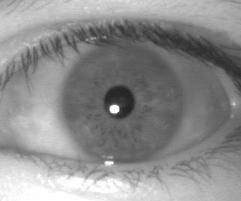
#> input picture Iris Code/test1.jpg, 241 x 201 px; its folder holds only this picture in this run
$ python norm2.py   (Python 2 division)
#> lines starting #> are read from the running program, lines starting #| are printed output that depends on the picture; after the words box and inside, x2 and y2 are one past the last pixel; in counts of white or black regions, pixels touching at a corner belong together
###########################################################
## Python Definition to extract Iris
###########################################################

## Libraies used
import cv2
import cv2.cv as cv
import numpy as np
import matplotlib.pyplot as plt

## Definitions

def get_circle(img, minR, maxR, p1, p2):

	#return the first circle
	## return first circle with
	## center near middle
	xc_l = len(img)/2 - 30
	xc_r = len(img)/2 + 30
	yc_t = len(img[0])/2 - 30
	yc_b = len(img[0])/2 + 30
	nimg = img[xc_l:xc_r, yc_t:yc_b]
	print_img(nimg,0,0,0,0)

	circles = cv2.HoughCircles(nimg, cv.CV_HOUGH_GRADIENT,1,20, param1=p1,param2=p2,minRadius=minR,maxRadius=maxR)
	circles = np.uint16(np.around(circles))

	# print xc_l,xc_r
	# print yc_t, yc_b
	# print len(circles[0])

	for cir in circles[0]:
		print cir[0],cir[1]
		cir[1] += xc_l
		cir[0] += yc_t
		return cir

def print_img(img,x,y,w,h):
	if w!=0 and h!=0:
		cv2.imshow('detected circles',img[x:x+w,y:y+h])
	else:
		cv2.imshow('detected circles',img)
	cv2.waitKey(0)
	cv2.destroyAllWindows()

def print_circle(img, cord):
	cimg	= cv2.cvtColor(img, cv2.COLOR_GRAY2BGR)

	# draw the outer circle
	# draw the center of the circle
	cv2.circle(cimg,(cord[0],cord[1]),cord[2],(0,255,0),2)
	cv2.circle(cimg,(cord[0],cord[1]),2,(0,0,255),3)

	## find the boundaries
	## using hight, widht
	h,w = 2*cord[2],2*cord[2]
	x,y = cord[1]-cord[2], cord[0]-cord[2]

	## print the image
	## rel. boundaries
	print_img(cimg,x,y,0,h)


def reject_out(img, xc, yc, r):
	row = len(img)
	col = len(img[0])

	for x in range(0,row):
		for y in range(0, col):
			res = (x-xc)*(x-xc) + (y-yc)*(y-yc)
			if res > r*r :
				img[x][y] = 0

def reject_in(img, xc, yc, r):
	xs = xc-r
	ys = yc-r

	for x in range(xs,xs+2*r):
		for y in range(ys, ys+2*r):
			res = (x-xc)*(x-xc) + (y-yc)*(y-yc)
			if res < r*r :
				img[x][y] = 0

def extract_irs(img, cord):
	wid 	= len(img[0])
	dis		= min(wid-cord[0], cord[0])
	dis
	## Setting Threshold
	## pix_col	= avg_col(img, cord)
	thres	= 18
	ycent	= cord[1]
	xcent	= cord[0]
	pixco 	= img[ycent+cord[2]*2][xcent+cord[2]*2]
	print pixco
	print cord[2]+5, dis

	## Iterating horizontally
	for i in range(int(cord[2]*2), dis):
		lval = img[ycent][xcent-i]
		rval = img[ycent][xcent+i]
		#print lval,rval
		if (lval > thres+pixco) or (rval > thres+pixco ):
			mval = (int(lval)+int(rval))/2
			if mval > thres+pixco:
				irad = i
				break

	icord 	 = [cord[0], cord[1], irad]
	print cord
	print icord


	print_circle(img, icord)
	return cord,icord


def extract_pup(img):

	## code for getting pupil
	## return param of circle
	param = [10, 0, 50, 20]
	""" minR = 10
		maxR = 35
		p1   = 50
		p2   = 40
	"""
	cord	= get_circle(img, param[0], param[1], param[2], param[3])
	print_circle(img,cord)

	return extract_irs(img, cord)

def rectangular_norm(img,pcord,icord):
	#reject_out(img,icord[1],icord[0],icord[2])
	#reject_in(img,pcord[1],pcord[0],pcord[2])

	#print_img(img,0,0,0,0)

	center = (icord[0], icord[1])
	iris_radius = icord[2]-pcord[2]
	nsamples = 360.0
	samples = np.linspace(0,2.0 * np.pi, nsamples)[:-1]
	polar = np.zeros((iris_radius, int(nsamples)))
	#print polar
	for r in range(iris_radius):
	    for theta in samples:
	        x = int((r+pcord[2]) * np.cos(theta) + center[0])
	        y = int((r+pcord[2]) * np.sin(theta) + center[1])
	        t = int(theta * nsamples / 2.0 / np.pi)
	        polar[r][t] = img[y][x]
	        #print polar[r][t]

	cv2.imwrite('normalized.jpg', polar)
	npolar = cv2.imread('normalized.jpg',0)
	print_img(npolar,0,0,0,0)
	# plt.imshow(polar, cmap = 'gray', interpolation = 'bicubic')
	# plt.xticks([]), plt.yticks([])
	# plt.show()


for i in range(1,10):
	name = 'test'+str(i)+'.jpg'
	print name
	img1 = cv2.imread(name,0)
#> img1 is the input picture: shape (201, 241); min 34, max 255, mean 140.7
	img2 = cv2.medianBlur(img1,3)
	pcord,icord = extract_pup(img2)
#> in get_circle, `xc_l = len(img)/2 - 30`: xc_l = 70
#> in get_circle, `xc_r = len(img)/2 + 30`: xc_r = 130
#> in get_circle, `yc_t = len(img[0])/2 - 30`: yc_t = 90
#> in get_circle, `yc_b = len(img[0])/2 + 30`: yc_b = 150
#> in get_circle, `nimg = img[xc_l:xc_r, yc_t:yc_b]`:
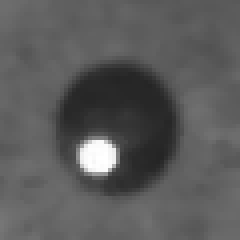
#> nimg: shape (60, 60) (shown 4 times larger); min 37, max 255, mean 90.8
#> in get_circle, `circles = cv2.HoughCircles(nimg, cv.CV_HOUGH_GRADIENT,1,20, param1=p1,..`: circles = [[28.5, 31.5, 16.1]]
#> in get_circle, `circles = np.uint16(np.around(circles))`: circles = [[28, 32, 16]]
#> the loop in get_circle, `for cir in circles[0]:` made 1 pass
#| 28 32
#> in extract_pup, `cord	= get_circle(img, param[0], param[1], param[2], param[3])`: cord = [118, 102, 16]
#> in print_circle, `cv2.circle(cimg,(cord[0],cord[1]),2,(0,0,255),3)`: cimg: shape (201, 241, 3); mean B, G, R 140.2, 141.8, 140.4
#> in print_circle, `h,w = 2*cord[2],2*cord[2]`: h = 32
#> in print_circle, `x,y = cord[1]-cord[2], cord[0]-cord[2]`: x = 86; y = 102
#> in extract_irs, `wid 	= len(img[0])`: wid = 241
#> in extract_irs, `dis		= min(wid-cord[0], cord[0])`: dis = 118
#> in extract_irs, `ycent	= cord[1]`: ycent = 102
#> in extract_irs, `xcent	= cord[0]`: xcent = 118
#> in extract_irs, `pixco 	= img[ycent+cord[2]*2][xcent+cord[2]*2]`: pixco = 106
#| 106
#| 21 118
#> the loop in extract_irs, `for i in range(int(cord[2]*2), dis):` made 31 passes
#> (lval, rval, mval) on passes 26 to 31: (127, 100, 113), (133, 100, 116), (137, 99, 118), (142, 99, 120), (150, 97, 123), (154, 96, 125)
#> (lval, rval) on passes 1 to 6: (104, 109), (105, 112), (106, 114), (106, 116), (106, 116), (106, 115)
#> in extract_irs, `icord 	 = [cord[0], cord[1], irad]`: icord = [118, 102, 62]
#| [118 102  16]
#| [118, 102, 62]
#> in print_circle (call 2), `cv2.circle(cimg,(cord[0],cord[1]),cord[2],(0,255,0),2)`:
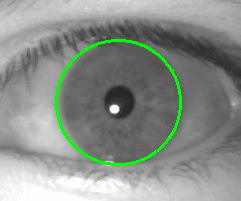
#> cimg: shape (201, 241, 3); mean B, G, R 137.8, 143.9, 137.8
#> in print_circle (call 2), `cv2.circle(cimg,(cord[0],cord[1]),2,(0,0,255),3)`: cimg: shape (201, 241, 3); 0.08% of pixels changed, all inside (x1, y1, x2, y2) = (114, 98, 123, 107)
#> in print_circle (call 2), `h,w = 2*cord[2],2*cord[2]`: h = 124
#> in print_circle (call 2), `x,y = cord[1]-cord[2], cord[0]-cord[2]`: x = 40; y = 56
#> pcord = [118, 102, 16]; icord = [118, 102, 62]
	rectangular_norm(img1,pcord,icord)
#> in rectangular_norm, `center = (icord[0], icord[1])`: center = (118, 102)
#> in rectangular_norm, `iris_radius = icord[2]-pcord[2]`: iris_radius = 46
#> after the loop in rectangular_norm, `for r in range(iris_radius):`:
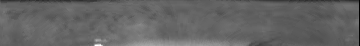
#> polar: shape (46, 360) float64; min 0, max 255, mean 100.2
#> (the run stopped early here; a loop or call above may not have finished)
